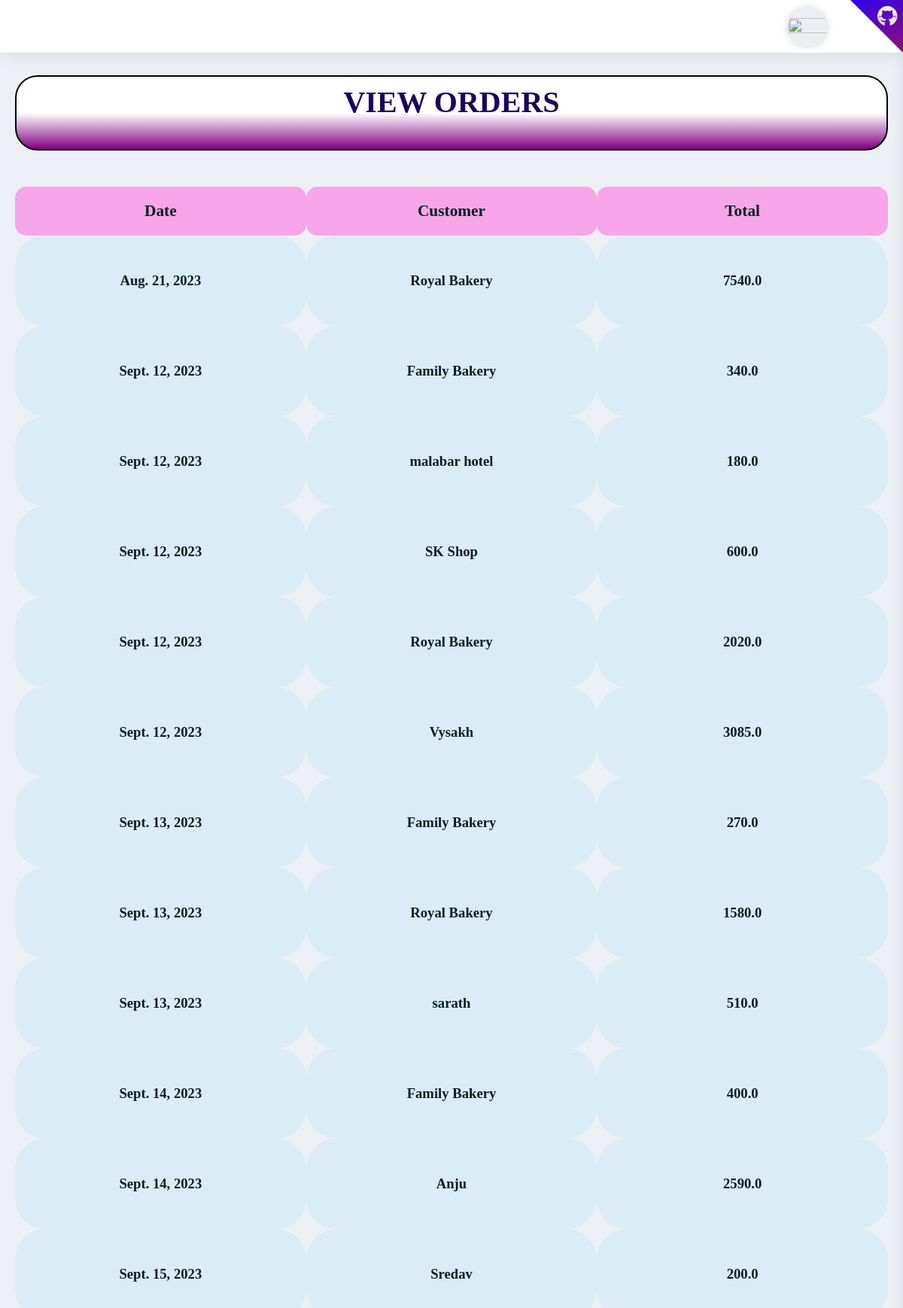
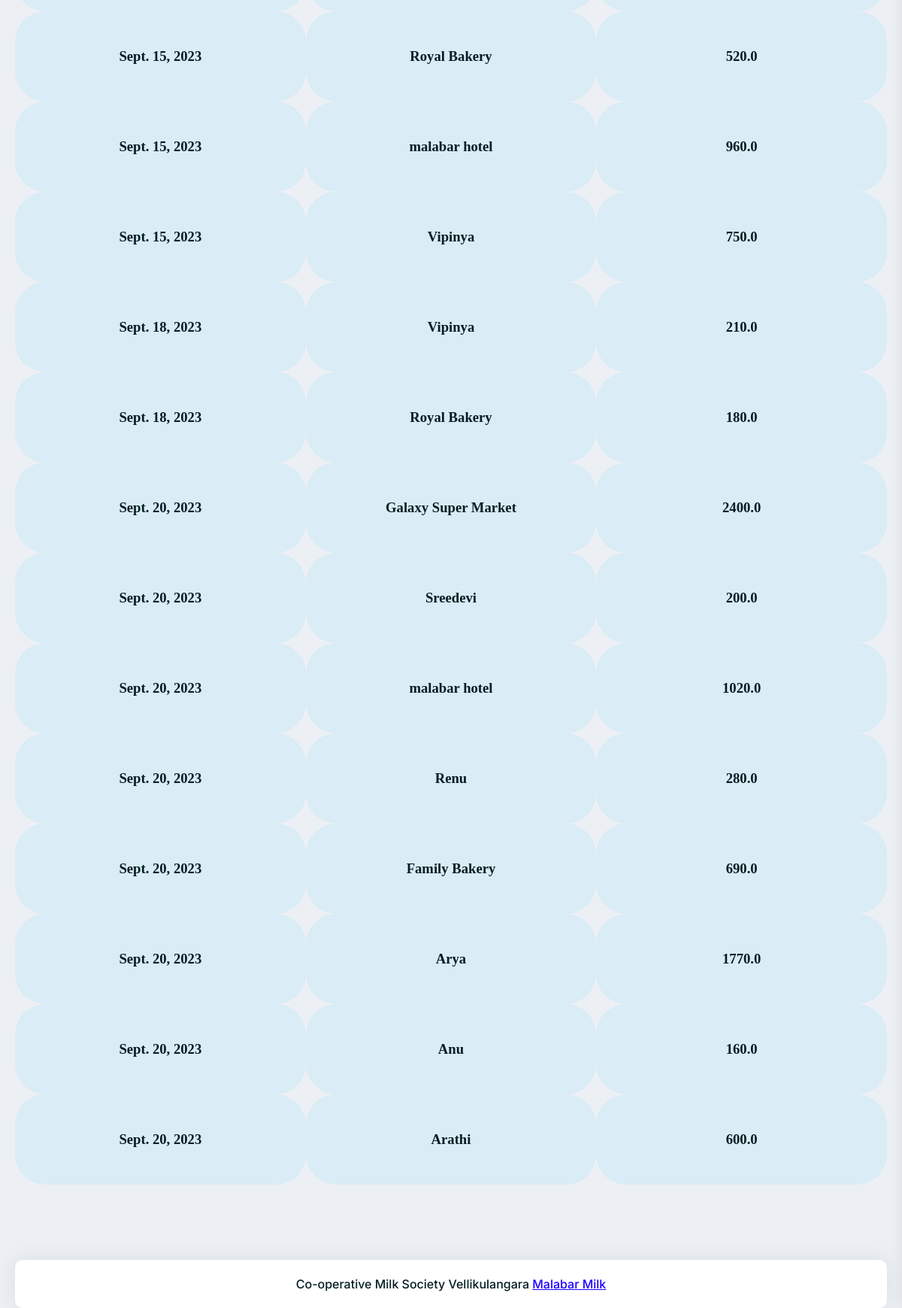
/adminapp/adminsales/, run on the app's committed database (2 pictures, top to bottom).
### empapp/models.py (models this page shows)
class billdb(models.Model):
    Date = models.DateField(auto_now=True)
    Customer = models.CharField(max_length=100, null=True, blank=True)
    Total = models.FloatField(null=True, blank=True)

### adminapp/views.py (the view)
# urls.py: path('adminsales/', views.adminsales, name="adminsales"),
def adminsales(req):
    data = billdb.objects.all()
    return render(req, "salerecord.html", {'data': data})

### adminapp/templates/salerecord.html (shortened to what this page needs)
<!DOCTYPE html>
{% extends 'adminhome.html' %}
{% load static %}
{% block content %}
<html lang="en">
<head>
</head>
<body>
<div style="background-image:linear-gradient(white 50%,purple);height:100px;border:2px solid black;
        border-radius:30px;width:100%;">
    <h1>VIEW ORDERS</h1></div><br><br>
<table width="100%">
    <tr>
        <td class="th">Date</td>
        <td class="th">Customer</td>
        <td class="th">Total</td>
    </tr>
    {% for i in data %}
    <tr style="margin-top:20px;">
        <td>{{i.Date}} </td>
        <td>{{i.Customer}}</td>
        <td>{{i.Total}}</td>
    </tr>
    {% endfor %}
</table>
</body>
</html>
{% endblock %}

### adminapp/templates/salerecord.html (style rules this page uses)
h1 { color:rgb(28, 4, 92); font-family: 'Times New Roman', Times, serif; font-weight: bold; padding-top:10px; text-align:center; border-radius:30px; }
.th { font-size:16pt; font-weight:bold; width:10%; height:65px; text-align:center; border-radius:15px; background-color:rgb(247, 166, 233); }
td { width:10%; height:120px; text-align:center; font-weight:600; border-radius:40px; background-color:rgb(218, 236, 245); font-size:14pt; font-family:Times New Roman; }

### data on the page
billdb: Date "Aug. 21, 2023", Customer "Royal Bakery", Total "7540.0"
billdb: Date "Sept. 12, 2023", Customer "Family Bakery", Total "340.0"
billdb: Date "Sept. 12, 2023", Customer "malabar hotel", Total "180.0"
billdb: Date "Sept. 12, 2023", Customer "SK Shop", Total "600.0"
billdb: Date "Sept. 12, 2023", Customer "Royal Bakery", Total "2020.0"
billdb: Date "Sept. 12, 2023", Customer "Vysakh", Total "3085.0"
billdb: Date "Sept. 13, 2023", Customer "Family Bakery", Total "270.0"
billdb: Date "Sept. 13, 2023", Customer "Royal Bakery", Total "1580.0"
billdb: Date "Sept. 13, 2023", Customer "sarath", Total "510.0"
billdb: Date "Sept. 14, 2023", Customer "Family Bakery", Total "400.0"
billdb: Date "Sept. 14, 2023", Customer "Anju", Total "2590.0"
billdb: Date "Sept. 15, 2023", Customer "Sredav", Total "200.0"
billdb: Date "Sept. 15, 2023", Customer "Royal Bakery", Total "520.0"
billdb: Date "Sept. 15, 2023", Customer "malabar hotel", Total "960.0"
billdb: Date "Sept. 15, 2023", Customer "Vipinya", Total "750.0"
billdb: Date "Sept. 18, 2023", Customer "Vipinya", Total "210.0"
billdb: Date "Sept. 18, 2023", Customer "Royal Bakery", Total "180.0"
billdb: Date "Sept. 20, 2023", Customer "Galaxy Super Market", Total "2400.0"
billdb: Date "Sept. 20, 2023", Customer "Sreedevi", Total "200.0"
billdb: Date "Sept. 20, 2023", Customer "malabar hotel", Total "1020.0"
billdb: Date "Sept. 20, 2023", Customer "Renu", Total "280.0"
billdb: Date "Sept. 20, 2023", Customer "Family Bakery", Total "690.0"
billdb: Date "Sept. 20, 2023", Customer "Arya", Total "1770.0"
billdb: Date "Sept. 20, 2023", Customer "Anu", Total "160.0"
billdb: Date "Sept. 20, 2023", Customer "Arathi", Total "600.0"
